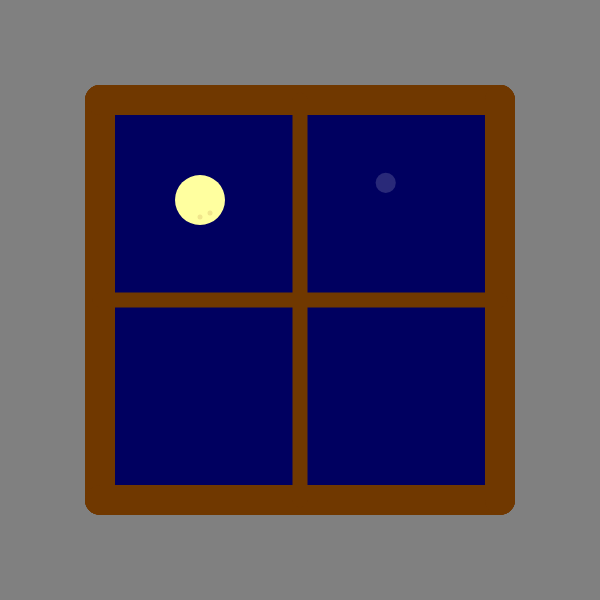
Frame 1 (no input)
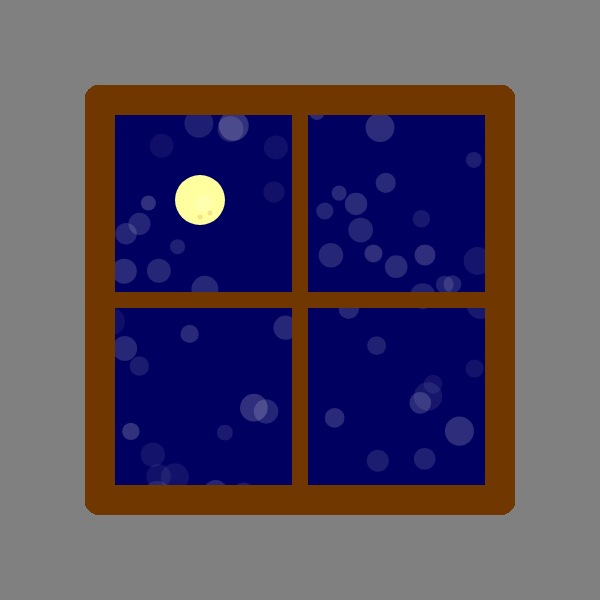
Frame 60 (no input)
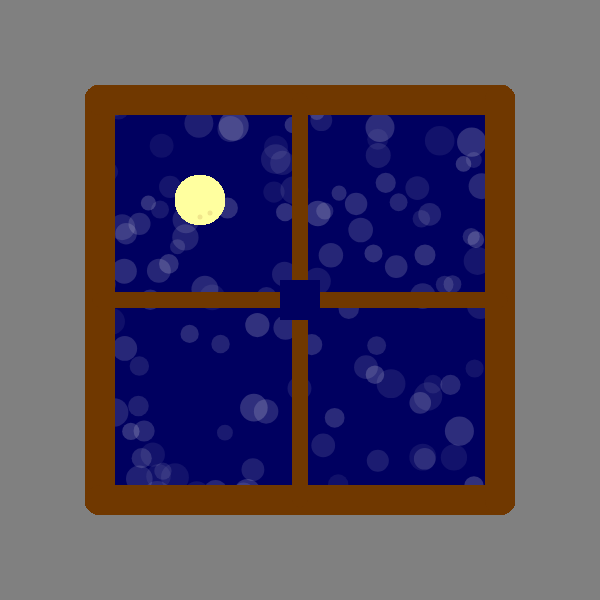
Frame 120 (the mouse pressed at the canvas centre since frame 60)

The p5.js sketch that drew these frames (run headless with seeded random() and noise() and a simulated clock; from frame 60 on, the mouse is pressed at the canvas centre):

// p5.js sketch
// ── sketch.js
function setup() {
  createCanvas(600,600);
  background(255/2);
  windowss();
  fill(0,0,96);
  rect(100,100,400,400);
  moon();
}

function draw(){
  var x = random(100,500);
  var y = random(100,500);
  var too = random(15,50);
  var r = random(15,30);
  fill(255,255,255,too);
  ellipse(x,y,r,r);
  stroke(112,56,0);
  windowss();
  if(mouseIsPressed)
  {
    fill(0,0,96);
    rect(mouseX-20,mouseY-20,40,40);
    moon();
  }
  //windowss();
}

function windowss(){
  stroke(112,56,0);
  strokeWeight(30);
  line(100, 100, 100, 500);
  line(100, 100, 500, 100);
  line(500, 500, 100, 500);
  line(500, 500, 500, 100);
  strokeWeight(15);
  line(100, 300, 500, 300);
  line(300, 100, 300, 500);
  noStroke();
}

function moon(){
  fill(255,255,159);
  ellipse(200,200,50,50);
  fill(240,230,140);
  ellipse(210,213,5,5);
  fill(240,230,140);
  ellipse(200,217,5,5);
}
